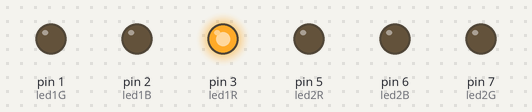
Recording of a sketch running on a simulated Arduino Uno, built with avr-gcc and run on an emulated ATmega328P. Shown: output pins drawn as LEDs (lit = HIGH).

Above: at 0.5 s.
At 3.5 s:
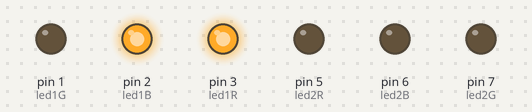
At 5.5 s:
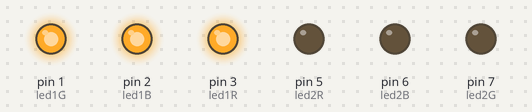
At 7.5 s:
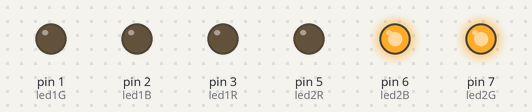
At 10.5 s:
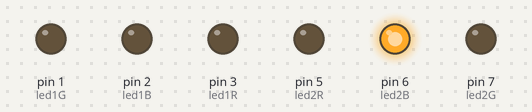
At 14.5 s:
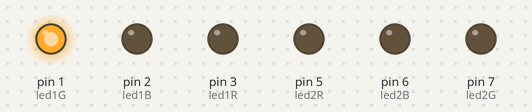
Timing chart, 0 to 15.6 s (numbered marks = the images above):
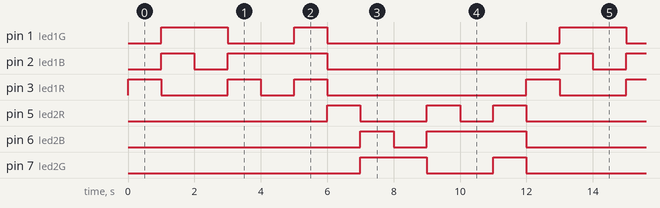

Measured:
- by itself, pin 1 (led1G), pin 7 (led2G): repeats every 12.0 s: LOW 2.0 s, HIGH 1.0 s, LOW 7.0 s, HIGH 2.0 s
- by itself, pin 2 (led1B), pin 6 (led2B): repeats every 12.0 s: LOW 1.0 s, HIGH 3.0 s, LOW 7.0 s, HIGH 1.0 s
- by itself, pin 3 (led1R), pin 5 (led2R): repeats every 12.0 s: LOW 2.0 s, HIGH 1.0 s, LOW 1.0 s, HIGH 1.0 s, LOW 6.0 s, HIGH 1.0 s

The sketch:

1E_Codigo_.ino
```cpp
#define led1R 3
#define led1B 2
#define led1G 1
#define led2R 5
#define led2B 6
#define led2G 7

void setup()
{
  pinMode(led1R, OUTPUT);
  pinMode(led1B, OUTPUT);
  pinMode(led1G, OUTPUT);
  pinMode(led2R, OUTPUT);
  pinMode(led2B, OUTPUT);
  pinMode(led2G, OUTPUT);
}

void loop()
{ // Rojo
  digitalWrite(led1R, HIGH);
  delay(1000);
  // Cian
  digitalWrite(led1R, LOW);
  digitalWrite(led1B, HIGH);
  digitalWrite(led1G, HIGH);
  delay(1000);
  // Verde
  digitalWrite(led1R, LOW);
  digitalWrite(led1B, LOW);
  digitalWrite(led1G, HIGH);
  delay(1000);
  // Magenta
  digitalWrite(led1R, HIGH);
  digitalWrite(led1B, HIGH);
  digitalWrite(led1G, LOW);
  delay(1000);
  // Azul
  digitalWrite(led1R, LOW);
  digitalWrite(led1B, HIGH);
  digitalWrite(led1G, LOW);
  delay(1000);
  // Blanco
  digitalWrite(led1R, HIGH);
  digitalWrite(led1B, HIGH);
  digitalWrite(led1G, HIGH);
  delay(1000);
  digitalWrite(led1R, LOW);
  digitalWrite(led1B, LOW);
  digitalWrite(led1G, LOW);


  // Secuencia Led2

  digitalWrite(led2R, HIGH);
  delay(1000);
  // Cian
  digitalWrite(led2R, LOW);
  digitalWrite(led2B, HIGH);
  digitalWrite(led2G, HIGH);
  delay(1000);
  // Verde
  digitalWrite(led2R, LOW);
  digitalWrite(led2B, LOW);
  digitalWrite(led2G, HIGH);
  delay(1000);
  // Magenta
  digitalWrite(led2R, HIGH);
  digitalWrite(led2B, HIGH);
  digitalWrite(led2G, LOW);
  delay(1000);
  // Azul
  digitalWrite(led2R, LOW);
  digitalWrite(led2B, HIGH);
  digitalWrite(led2G, LOW);
  delay(1000);
  // Blanco
  digitalWrite(led2R, HIGH);
  digitalWrite(led2B, HIGH);
  digitalWrite(led2G, HIGH);
  delay(1000);
  digitalWrite(led2R, LOW);
  digitalWrite(led2B, LOW);
  digitalWrite(led2G, LOW);
}
```
